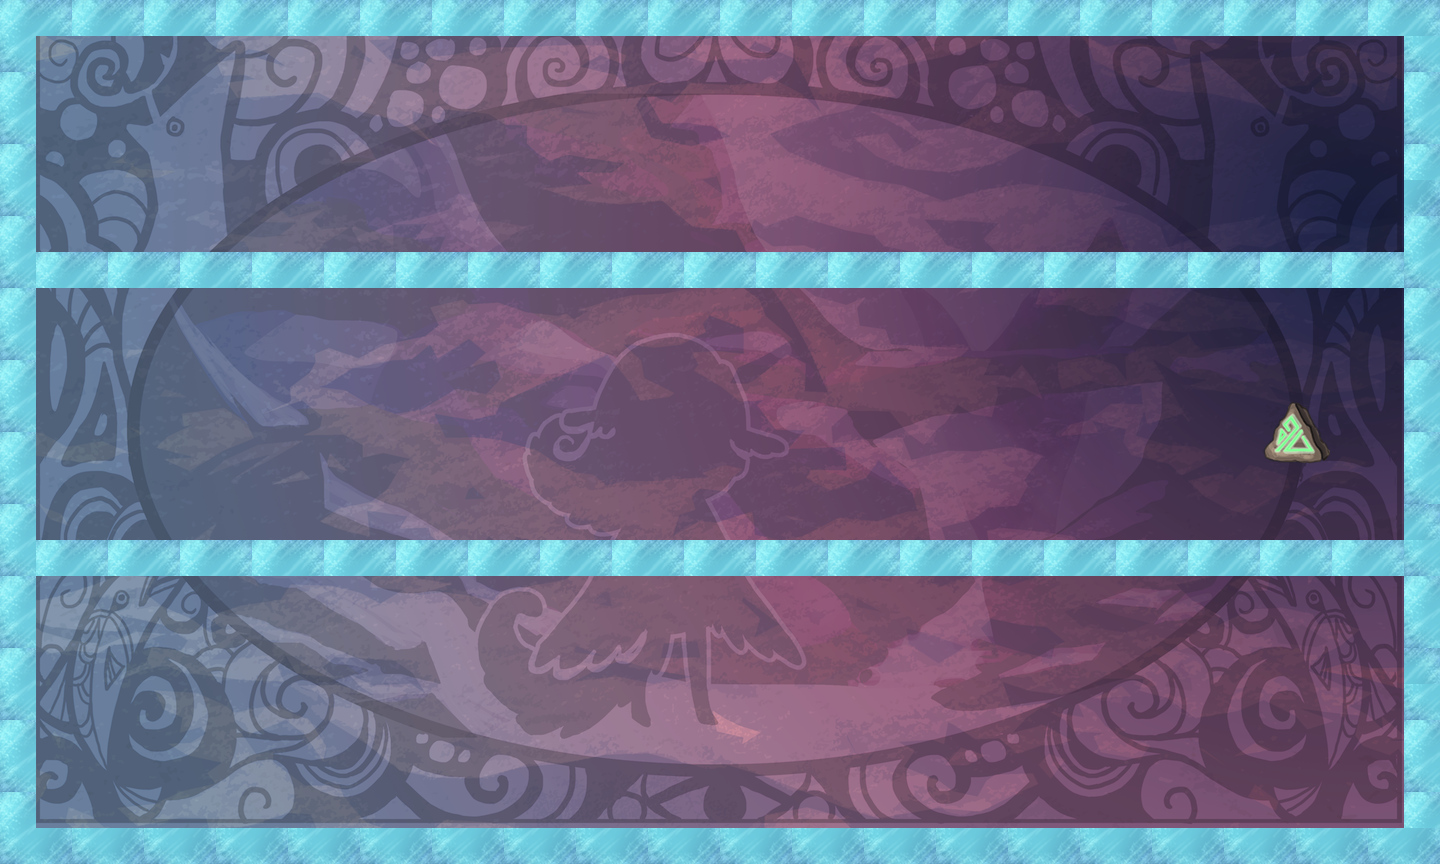

Rendered tile map (Tiled .tmx) drawn with the repository's tilesets; below, a short description and the map source with its tile grids summarised:
An orthogonal 40x24 tile map with 36x36 px tiles, 2 tile layers (bg, tiles), 20 tilesets.

<map version="1.0" orientation="orthogonal" width="40" height="24" tilewidth="36" tileheight="36">
 <properties>
  <property name="itemGoal" value="4" />
  <property name="itemSize" value="1" />
  <property name="playerLocation" value="!json! {&quot;x&quot;: 3, &quot;y&quot;:12 }" />
  <property name="tutorial" value="true" />
 </properties>
 <tileset firstgid="1" name="bg" tilewidth="1440" tileheight="864">
  <tileoffset x="-720" y="432" />
  <image source="../../../art/bg.png" width="1440" height="864" />
 </tileset>
 <tileset firstgid="2" name="redWall" tilewidth="36" tileheight="36">
  <image source="../../../art/redWall.png" width="72" height="72" />
  <tile id="0">
   <properties>
    <property name="bodyType" value="static" />
    <property name="collType" value="solid" />
    <property name="func" value="redWallCollision" />
    <property name="name" value="redWall" />
    <property name="physics:bounce" value="0" />
    <property name="physics:enabled" value="true" />
   </properties>
  </tile>
  <tile id="1">
   <properties>
    <property name="bodyType" value="static" />
    <property name="collType" value="solid" />
    <property name="func" value="redWallCollision" />
    <property name="name" value="redWall" />
    <property name="physics:bounce" value="0" />
    <property name="physics:enabled" value="true" />
   </properties>
  </tile>
  <tile id="2">
   <properties>
    <property name="bodyType" value="static" />
    <property name="collType" value="solid" />
    <property name="func" value="redWallCollision" />
    <property name="name" value="redWall" />
    <property name="physics:bounce" value="0" />
    <property name="physics:enabled" value="true" />
   </properties>
  </tile>
  <tile id="3">
   <properties>
    <property name="bodyType" value="static" />
    <property name="collType" value="solid" />
    <property name="func" value="redWallCollision" />
    <property name="name" value="redWall" />
    <property name="physics:bounce" value="0" />
    <property name="physics:enabled" value="true" />
   </properties>
  </tile>
 </tileset>
 <tileset firstgid="6" name="aura" tilewidth="72" tileheight="72">
  <image source="../../../art/aura.png" width="72" height="72" />
  <tile id="0">
   <properties>
    <property name="bodyType" value="static" />
    <property name="collType" value="passThru" />
    <property name="func" value="blueAuraCollision" />
    <property name="name" value="blueAura" />
    <property name="physics:bounce" value="0" />
    <property name="physics:enabled" value="true" />
   </properties>
  </tile>
 </tileset>
 <tileset firstgid="7" name="rune" tilewidth="72" tileheight="72">
  <image source="../../../art/rune.png" width="72" height="72" />
  <tile id="0">
   <properties>
    <property name="bodyType" value="static" />
    <property name="collType" value="passThru" />
    <property name="func" value="runeCollision" />
    <property name="name" value="rune" />
    <property name="physics:bounce" value="0" />
    <property name="physics:enabled" value="true" />
   </properties>
  </tile>
 </tileset>
 <tileset firstgid="8" name="key" tilewidth="72" tileheight="72">
  <image source="../../../art/antler.png" width="72" height="72" />
  <tile id="0">
   <properties>
    <property name="bodyType" value="static" />
    <property name="collType" value="passThru" />
    <property name="collectible" value="true" />
    <property name="func" value="keyCollision" />
    <property name="name" value="key" />
    <property name="physics:bounce" value="0" />
    <property name="physics:enabled" value="true" />
   </properties>
  </tile>
 </tileset>
 <tileset firstgid="9" name="blueWall" tilewidth="36" tileheight="36">
  <image source="../../../art/blueWall.png" width="72" height="72" />
  <tile id="0">
   <properties>
    <property name="bodyType" value="static" />
    <property name="collType" value="wall" />
    <property name="func" value="blueWallCollision" />
    <property name="name" value="blueWall" />
    <property name="physics:bounce" value="0" />
    <property name="physics:enabled" value="true" />
   </properties>
  </tile>
  <tile id="1">
   <properties>
    <property name="bodyType" value="static" />
    <property name="collType" value="wall" />
    <property name="func" value="blueWallCollision" />
    <property name="name" value="blueWall" />
    <property name="physics:bounce" value="0" />
    <property name="physics:enabled" value="true" />
   </properties>
  </tile>
  <tile id="2">
   <properties>
    <property name="bodyType" value="static" />
    <property name="collType" value="wall" />
    <property name="func" value="blueWallCollision" />
    <property name="name" value="blueWall" />
    <property name="physics:bounce" value="0" />
    <property name="physics:enabled" value="true" />
   </properties>
  </tile>
  <tile id="3">
   <properties>
    <property name="bodyType" value="static" />
    <property name="collType" value="wall" />
    <property name="func" value="blueWallCollision" />
    <property name="name" value="blueWall" />
    <property name="physics:bounce" value="0" />
    <property name="physics:enabled" value="true" />
   </properties>
  </tile>
 </tileset>
 <tileset firstgid="13" name="greenWall" tilewidth="36" tileheight="36">
  <image source="../../../art/greenWall.png" width="72" height="72" />
  <tile id="0">
   <properties>
    <property name="bodyType" value="static" />
    <property name="collType" value="solid" />
    <property name="func" value="greenWallCollision" />
    <property name="name" value="greenWall" />
    <property name="physics:bounce" value="0" />
    <property name="physics:enabled" value="static" />
   </properties>
  </tile>
  <tile id="1">
   <properties>
    <property name="bodyType" value="static" />
    <property name="collType" value="solid" />
    <property name="func" value="greenWallCollision" />
    <property name="name" value="greenWall" />
    <property name="physics:bounce" value="0" />
    <property name="physics:enabled" value="true" />
   </properties>
  </tile>
  <tile id="2">
   <properties>
    <property name="bodyType" value="static" />
    <property name="collType" value="solid" />
    <property name="func" value="greenWallCollision" />
    <property name="name" value="greenWall" />
    <property name="physics:bounce" value="0" />
    <property name="physics:enabled" value="true" />
   </properties>
  </tile>
  <tile id="3">
   <properties>
    <property name="bodyType" value="static" />
    <property name="collType" value="solid" />
    <property name="func" value="greenWallCollision" />
    <property name="name" value="greenWall" />
    <property name="physics:bounce" value="0" />
    <property name="physics:enabled" value="true" />
   </properties>
  </tile>
 </tileset>
 <tileset firstgid="17" name="lockedDoor" tilewidth="72" tileheight="72">
  <image source="../../../art/lockeddoor.png" width="72" height="72" />
  <tile id="0">
   <properties>
    <property name="bodyType" value="static" />
    <property name="collType" value="solid" />
    <property name="func" value="lockedDoorCollision" />
    <property name="name" value="lockedDoor" />
    <property name="physics:bounce" value="0" />
    <property name="physics:enabled" value="true" />
   </properties>
  </tile>
 </tileset>
 <tileset firstgid="18" name="runeblue" tilewidth="72" tileheight="72">
  <image source="../../../art/runeblue.png" width="72" height="72" />
  <tile id="0">
   <properties>
    <property name="bodyType" value="static" />
    <property name="collType" value="passThru" />
    <property name="func" value="runeCollision" />
    <property name="name" value="blueRune" />
    <property name="physics:bounce" value="0" />
    <property name="physics:enabled" value="true" />
   </properties>
  </tile>
 </tileset>
 <tileset firstgid="19" name="runegreen" tilewidth="72" tileheight="72">
  <image source="../../../art/runegreen.png" width="72" height="72" />
  <tile id="0">
   <properties>
    <property name="bodyType" value="static" />
    <property name="collType" value="passThru" />
    <property name="func" value="runeCollision" />
    <property name="name" value="greenRune" />
    <property name="physics:bounce" value="0" />
    <property name="physics:enabled" value="true" />
   </properties>
  </tile>
 </tileset>
 <tileset firstgid="20" name="runepink" tilewidth="72" tileheight="72">
  <image source="../../../art/runepink.png" width="72" height="72" />
  <tile id="0">
   <properties>
    <property name="bodyType" value="static" />
    <property name="collType" value="passThru" />
    <property name="func" value="runeCollision" />
    <property name="name" value="pinkRune" />
    <property name="physics:bounce" value="0" />
    <property name="physics:enabled" value="true" />
   </properties>
  </tile>
 </tileset>
 <tileset firstgid="21" name="runepurple" tilewidth="72" tileheight="72">
  <image source="../../../art/runepurple.png" width="72" height="72" />
  <tile id="0">
   <properties>
    <property name="bodyType" value="static" />
    <property name="collType" value="passThru" />
    <property name="func" value="runeCollision" />
    <property name="name" value="purpleRune" />
    <property name="physics:bounce" value="0" />
    <property name="physics:enabled" value="true" />
   </properties>
  </tile>
 </tileset>
 <tileset firstgid="22" name="runeyellow" tilewidth="72" tileheight="72">
  <image source="../../../art/runeyellow.png" width="72" height="72" />
  <tile id="0">
   <properties>
    <property name="bodyType" value="static" />
    <property name="collType" value="passThru" />
    <property name="func" value="runeCollision" />
    <property name="name" value="yellowRune" />
    <property name="physics:bounce" value="0" />
    <property name="physics:enabled" value="true" />
   </properties>
  </tile>
 </tileset>
 <tileset firstgid="23" name="greenAura1" tilewidth="72" tileheight="72">
  <image source="../../../art/greenaura1.png" width="72" height="72" />
  <tile id="0">
   <properties>
    <property name="bodyType" value="static" />
    <property name="collType" value="passThru" />
    <property name="func" value="greenAuraCollision" />
    <property name="name" value="greenAura" />
    <property name="physics:bounce" value="0" />
    <property name="physics:enabled" value="true" />
   </properties>
  </tile>
 </tileset>
 <tileset firstgid="24" name="greenAura2" tilewidth="72" tileheight="72">
  <image source="../../../art/greenaura2.png" width="72" height="72" />
  <tile id="0">
   <properties>
    <property name="bodyType" value="static" />
    <property name="collType" value="passThru" />
    <property name="func" value="greenAuraCollision" />
    <property name="name" value="greenAura" />
    <property name="physics:bounce" value="0" />
    <property name="physics:enabled" value="true" />
   </properties>
  </tile>
 </tileset>
 <tileset firstgid="25" name="whiteAura" tilewidth="72" tileheight="72">
  <image source="../../../art/whiteaura.png" width="72" height="72" />
  <tile id="0">
   <properties>
    <property name="bodyType" value="static" />
    <property name="collType" value="passThru" />
    <property name="func" value="whiteAuraCollision" />
    <property name="name" value="whiteAura" />
    <property name="physics:bounce" value="0" />
    <property name="physics:enabled" value="true" />
   </properties>
  </tile>
 </tileset>
 <tileset firstgid="26" name="redAura" tilewidth="72" tileheight="72">
  <image source="../../../art/redaura.png" width="72" height="72" />
  <tile id="0">
   <properties>
    <property name="bodyType" value="static" />
    <property name="collType" value="passThru" />
    <property name="func" value="redAuraCollision" />
    <property name="name" value="redAura" />
    <property name="physics:bounce" value="0" />
    <property name="physics:enabled" value="true" />
   </properties>
  </tile>
 </tileset>
 <tileset firstgid="27" name="redAura1" tilewidth="72" tileheight="72">
  <image source="../../../art/redaura1.png" width="72" height="72" />
  <tile id="0">
   <properties>
    <property name="bodyType" value="static" />
    <property name="collType" value="passThru" />
    <property name="func" value="redAuraCollision" />
    <property name="name" value="redAura" />
    <property name="physics:bounce" value="0" />
    <property name="physics:enabled" value="true" />
   </properties>
  </tile>
 </tileset>
 <tileset firstgid="28" name="redAura2" tilewidth="72" tileheight="72">
  <image source="../../../art/redaura2.png" width="72" height="72" />
  <tile id="0">
   <properties>
    <property name="bodyType" value="static" />
    <property name="collType" value="passThru" />
    <property name="func" value="redAuraCollision" />
    <property name="name" value="redAura" />
    <property name="physics:bounce" value="0" />
    <property name="physics:enabled" value="true" />
   </properties>
  </tile>
 </tileset>
 <tileset firstgid="29" name="blackWall" tilewidth="72" tileheight="72">
  <image source="../../../art/blackWall.png" width="72" height="72" />
 </tileset>
 <layer name="bg" width="40" height="24">
  <data>[960 cells, 1 non-empty, 1 distinct tile ids]</data>
 </layer>
 <layer name="tiles" width="40" height="24">
  <data>[960 cells, 201 non-empty, 5 distinct tile ids]</data>
 </layer>
</map>
